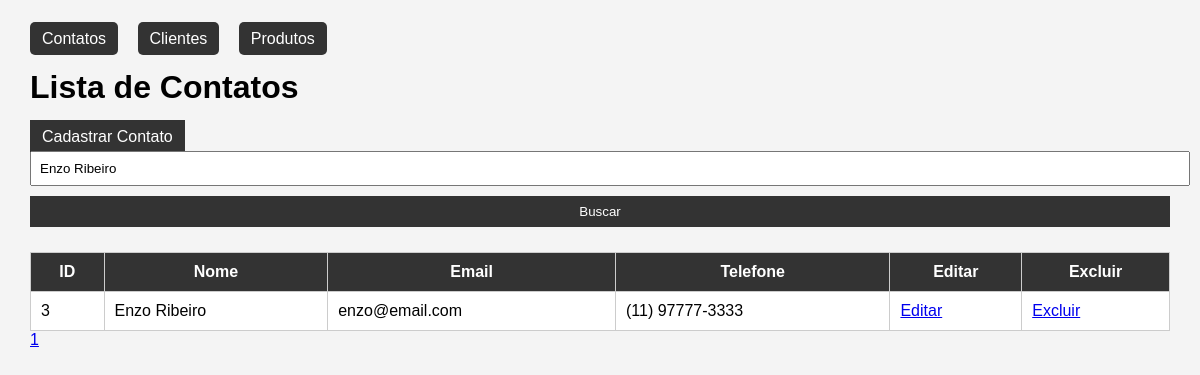
The app's page /index.php?busca=Enzo Ribeiro with its own data.
### tables this page shows
CREATE TABLE `contatos` (
  `id` int(11) NOT NULL,
  `nome` varchar(100) NOT NULL,
  `email` varchar(100) NOT NULL,
  `telefone` varchar(20) DEFAULT NULL,
  `created_at` timestamp NOT NULL DEFAULT current_timestamp()
);

### funcoes.php (the view, shortened to what this page needs)
<?php
function obterContatos(PDO $pdo, string $busca = '', int $pagina = 1, int $porPagina = 10): array {
    $offset = ($pagina - 1) * $porPagina;
    $termo = '%' . $busca . '%';
    $stmt = $pdo->prepare(
        'SELECT * FROM contatos
         WHERE nome LIKE ? OR email LIKE ?
         ORDER BY nome
         LIMIT ? OFFSET ?'
    );
    $stmt->bindValue(1, $termo);
    $stmt->bindValue(2, $termo);
    $stmt->bindValue(3, $porPagina, PDO::PARAM_INT);
    $stmt->bindValue(4, $offset, PDO::PARAM_INT);
    $stmt->execute();
    return $stmt->fetchAll();
}
function exibirTabelaContatos(array $contatos): void {
    echo '<table border="1" cellpadding="10">';
    echo '<tr>';
    echo '<th>ID</th>';
    echo '<th>Nome</th>';
    echo '<th>Email</th>';
    echo '<th>Telefone</th>';
    echo '<th>Editar</th>';
    echo '<th>Excluir</th>';
    echo '</tr>';
    foreach ($contatos as $contato) {
        echo '<tr>';
        echo '<td>' . $contato['id'] . '</td>';
        echo '<td>' . htmlspecialchars($contato['nome']) . '</td>';
        echo '<td>' . htmlspecialchars($contato['email']) . '</td>';
        echo '<td>' . htmlspecialchars($contato['telefone']) . '</td>';
        echo '<td><a href="editar_contato.php?id=' . $contato['id'] . '">Editar</a></td>';
        echo '<td><a href="excluir_contato.php?id=' . $contato['id'] . '">Excluir</a></td>';
        echo '</tr>';
    }
    echo '</table>';
}

### cabecalho.php (style rules this page uses)
body { font-family: Arial, sans-serif; margin: 30px; background: #f4f4f4; }
table { width: 100%; background: white; border-collapse: collapse; margin-top: 20px; }
th, td { padding: 10px; border: 1px solid #ccc; }
th { background: #333; color: white; }

### records on screen
contatos: id "3", nome "Enzo Ribeiro", email "enzo@email.com", telefone "(11) 97777-3333"
